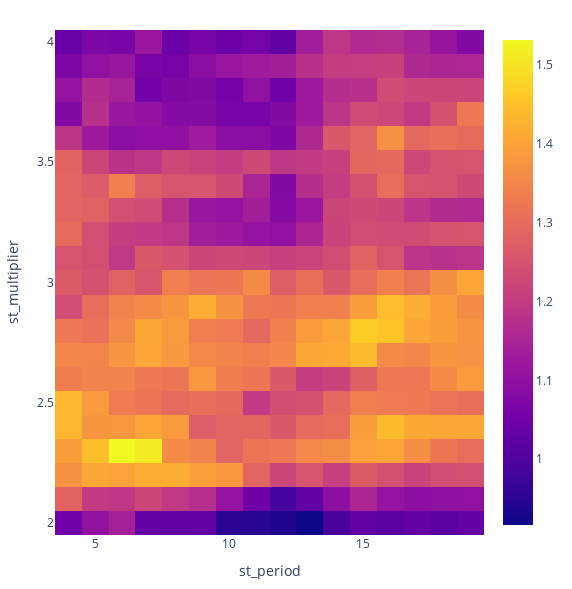

The notebook cell saved with this chart:
### Code cell
pf.sharpe_ratio.vbt.heatmap(
    x_level='st_period', 
    y_level='st_multiplier',
    slider_level='symbol'
)

### Figure 1 — Plotly figure (JSON) as saved in the notebook; plotly's stock layout.template omitted (floating-point values rounded to 4 significant figures; data arrays with more than 128 entries replaced by an {"elided": "..."} marker saying what was removed)
{"data": [{"colorscale": [[0, "#0d0887"], [0.1111, "#46039f"], [0.2222, "#7201a8"], [0.3333, "#9c179e"], [0.4444, "#bd3786"], [0.5556, "#d8576b"], [0.6667, "#ed7953"], [0.7778, "#fb9f3a"], [0.8889, "#fdca26"], [1, "#f0f921"]], "hoverongaps": false, "hovertemplate": "st_period: %{x}<br>st_multiplier: %{y}<br>value: %{z}<extra></extra>", "name": "HPG", "type": "heatmap", "visible": true, "x": [4, 5, 6, 7, 8, 9, 10, 11, 12, 13, 14, 15, 16, 17, 18, 19], "y": [2, 2.1, 2.2, 2.3, 2.4, 2.5, 2.6, 2.7, 2.8, 2.9, 3, 3.1, 3.2, 3.3, 3.4, 3.5, 3.6, 3.7, 3.8, 3.9, 4], "z": {"elided": "21x16 float values"}}], "layout": {"height": 589, "legend": {"orientation": "h", "traceorder": "normal", "x": 1, "xanchor": "right", "y": 1.02, "yanchor": "bottom"}, "margin": {"b": 30, "l": 30, "r": 30, "t": 30}, "sliders": [{"active": 0, "currentvalue": {"prefix": "symbol: "}, "pad": {"t": 50}, "steps": [{"args": [{"visible": [true]}, {}], "label": "HPG", "method": "update"}]}], "width": 572, "xaxis": {"title": {"text": "st_period"}}, "yaxis": {"title": {"text": "st_multiplier"}}}}
